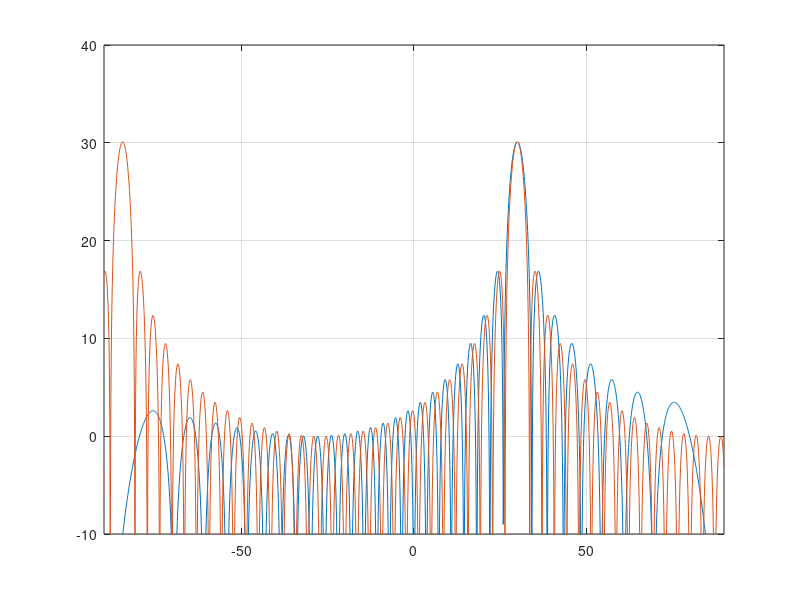

The MATLAB script that drew this image:
clear;clc;
Nr = 32;
phi0 = 30/180*pi;
phi_range_deg = (-90:0.1:90);
phi_range_rad = phi_range_deg/180*pi;
for pp=1:length(phi_range_rad)
    phi = phi_range_rad(pp);
    bigPhi = sin(phi0)-sin(phi);
    bigPhi_aprx = phi0-phi;
    BP(pp) = (1-exp(1j*pi*Nr*bigPhi))/(1-exp(1j*pi*bigPhi));
    BP2(pp) = (1-exp(1j*pi*Nr*bigPhi_aprx))/(1-exp(1j*pi*bigPhi_aprx));

end
figure;
plot(phi_range_deg,20*log10(abs(BP)));hold on
plot(phi_range_deg,20*log10(abs(BP2)));hold on
grid on
ylim([-10,40])
xlim([-90,90])
